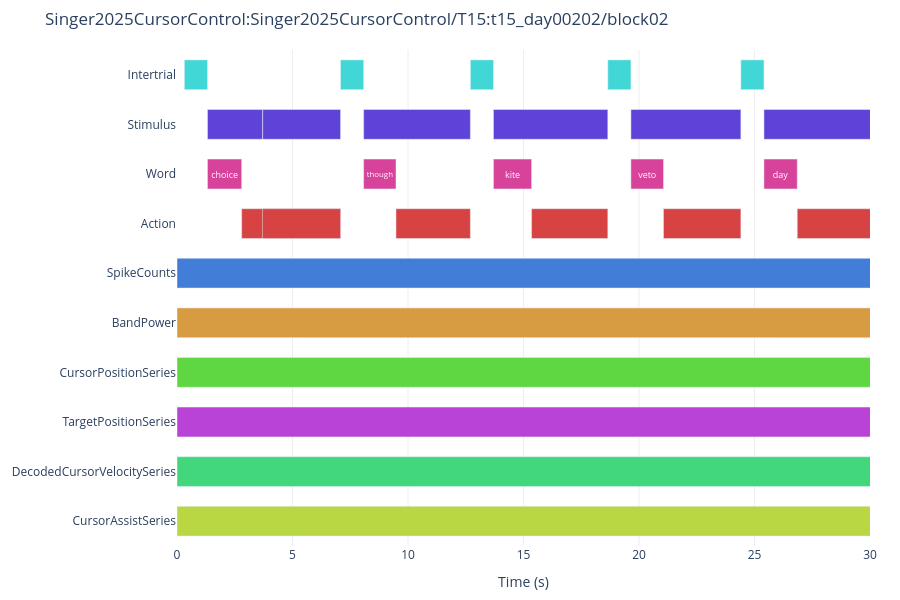

Write notebook code for a chart like this one.
### Markdown cell above
Zoomed into the first 30 s the task structure reads directly off the plot. Each trial is `Intertrial` for a fixed second, then a `Stimulus` presenting the target, the `Word` T15 speaks out loud, and the `Action` covering the cursor movement. The four continuous streams run underneath without a break.

### Code cell
LANES = [
    "Intertrial",
    "Stimulus",
    "Word",
    "Action",
    "SpikeCounts",
    "BandPower",
    "CursorPositionSeries",
    "TargetPositionSeries",
    "DecodedCursorVelocitySeries",
    "CursorAssistSeries",
]

block = readable(singer, singer.session + "/" + singer.run)
fig = ordered(viz.plot_events(block), LANES)
fig.update_xaxes(range=[0, 30])
fig
